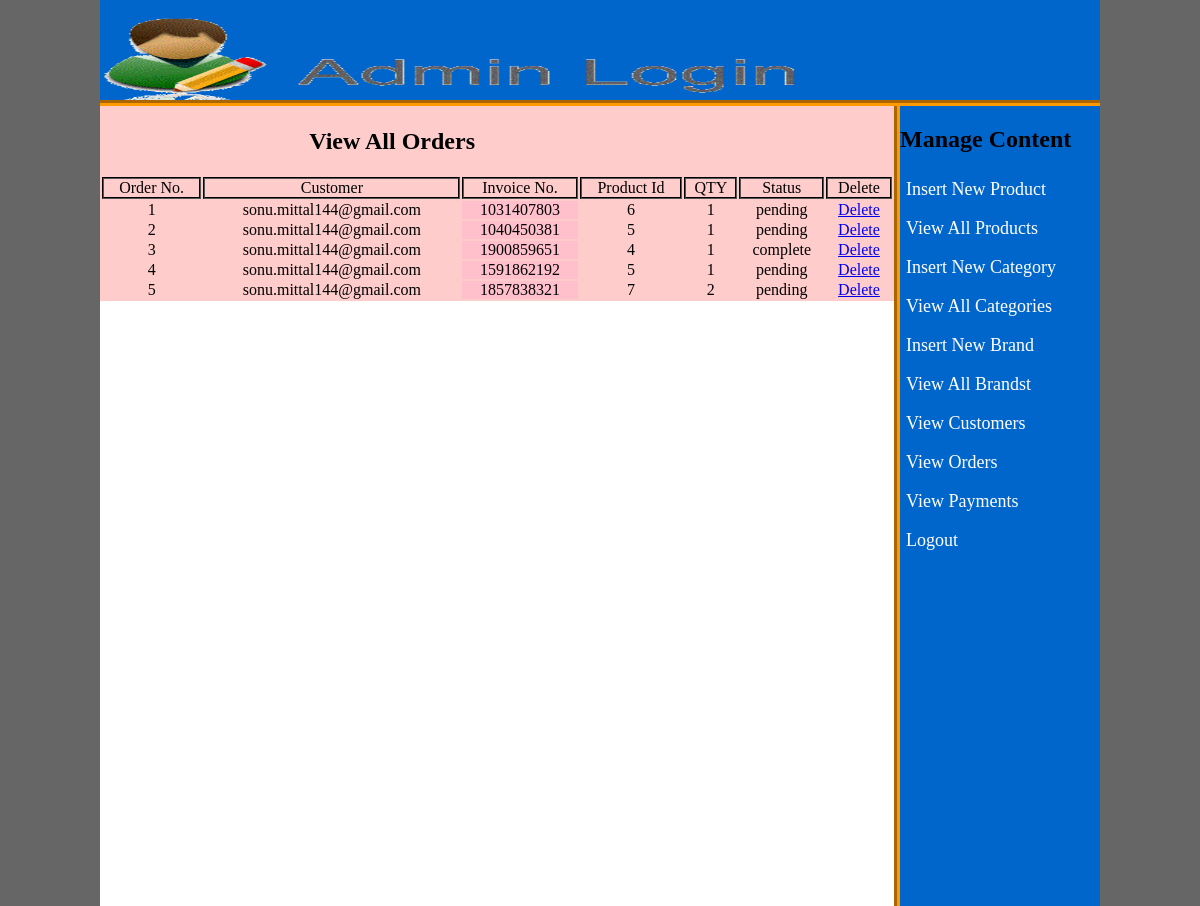
/admin_area/index.php?view_orders (signed in), run on the app's committed database.
### tables this page shows
CREATE TABLE IF NOT EXISTS `pending_orders` (
  `order_id` int(100) NOT NULL AUTO_INCREMENT,
  `customer_id` int(10) NOT NULL,
  `invoice_no` int(10) NOT NULL,
  `product_id` int(10) NOT NULL,
  `qty` int(10) NOT NULL,
  `order_status` text NOT NULL,
  PRIMARY KEY (`order_id`)
);

CREATE TABLE IF NOT EXISTS `customers` (
  `customer_id` int(10) NOT NULL AUTO_INCREMENT,
  `customer_name` varchar(100) NOT NULL,
  `customer_email` varchar(100) NOT NULL,
  `customer_pass` varchar(100) NOT NULL,
  `customer_country` text NOT NULL,
  `customer_city` text NOT NULL,
  `customer_contact` varchar(30) NOT NULL,
  `customer_address` varchar(200) NOT NULL,
  `customer_image` text NOT NULL,
  `customer_ip` varchar(30) NOT NULL,
  PRIMARY KEY (`customer_id`)
);

### admin_area/view_orders.php (the view, shortened to what this page needs)
<?php
if(!isset($_SESSION['admin_email'])){
    echo "<script>window.open('login.php','_self')</script>";
}
else
{
?>
<!DOCTYPE html>
<html lang="en">
<head>
</head>
<body>
    <table width="794" bgcolor="#FFCCCC" align="center">
       <tr align="center">
    <td colspan="4"><h2>View All Orders</h2></td>
</tr>
<tr>
    <th>Order No.</th>
    <th>Customer</th>
    <th>Invoice No.</th>
    <th>Product Id</th>
    <th>QTY</th>
    <th>Status</th>
    <th>Delete</th>
</tr>
<?php
        include("includes/db.php");
        $get_order="select * from pending_orders";
        $run_order=mysqli_query($connection,$get_order);
         $i=0;
        while($row_order=mysqli_fetch_array($run_order)){
          $order_id=$row_order['order_id'];
          $c_id=$row_order['customer_id'];
          $invoice=$row_order['invoice_no'];
          $product_id=$row_order['product_id'];
          $qty=$row_order['qty'];
          $status=$row_order['order_status'];
            $i++;
        ?>
<tr align="center">
       <td><?php echo $i; ?></td>
       <td><?php
           $get_customer="select * from customers where customer_id='$c_id'";
            $run_customer=mysqli_query($connection,$get_customer);
            $row_customer=mysqli_fetch_array($run_customer);
            $customer_email=$row_customer['customer_email'];
            echo $customer_email;
           ?></td>
       <td bgcolor='pink'><?php echo  $invoice ?></td>
       <td><?php echo  $product_id ?></td>
       <td><?php echo  $qty ?></td>
       <td><?php echo  $status ?></td>
    <td><a href="delete_order.php?delete_order=<?php echo $order_id ?>">Delete</a></td>
        </tr>
        <?php  } ?>
    </table>
</body>
</html>
<?php } ?>

### admin_area/styles/style.css (style rules this page uses)
html, body, div, span, applet, object, iframe, blockquote, pre, a, abbr, acronym, address, big, cite, code, del, dfn, em, img, ins, kbd, q, s, samp, small, strike, strong, sub, sup, tt, var, b, u, i, center, dl, dt, dd, ol, ul, li, fieldset, form, label, legend, table, caption, tbody, tfoot, thead, tr, th, td, article, aside, canvas, details, embed, figure, figcaption, footer, header, hgroup, menu, nav, output, ruby, section, summary, time, mark, audio, video { margin: 0; padding: 0; border: 0; font-size: 100%; font: inherit; vertical-align: baseline; }
body { background: #666; }

### admin_area/view_orders.php (style rules this page uses)
tr,th { border: 2px groove #000; }

### data on the page
pending_orders: customer.customer_email "sonu.mittal144@gmail.com", invoice_no "1031407803", product "6", qty "1", order_status "pending"
pending_orders: customer.customer_email "sonu.mittal144@gmail.com", invoice_no "1040450381", product "5", qty "1", order_status "pending"
pending_orders: customer.customer_email "sonu.mittal144@gmail.com", invoice_no "1900859651", product "4", qty "1", order_status "complete"
pending_orders: customer.customer_email "sonu.mittal144@gmail.com", invoice_no "1591862192", product "5", qty "1", order_status "pending"
pending_orders: customer.customer_email "sonu.mittal144@gmail.com", invoice_no "1857838321", product "7", qty "2", order_status "pending"
